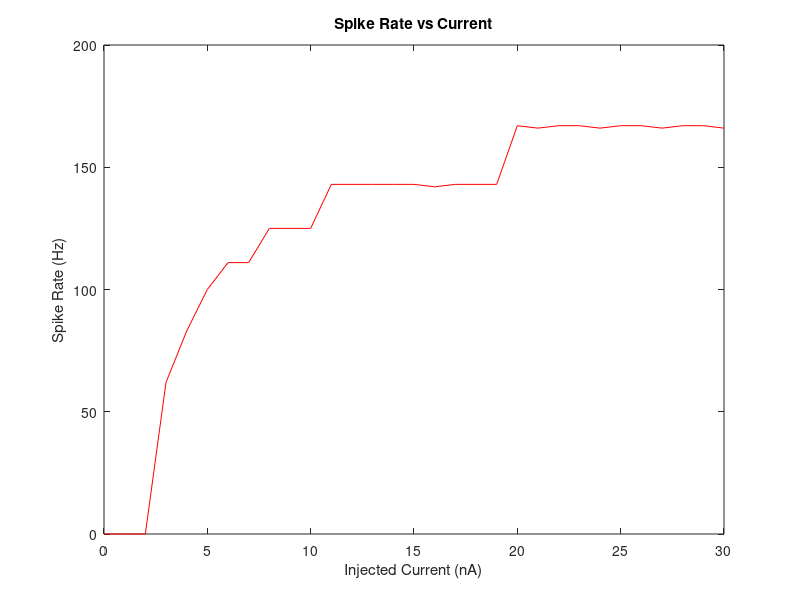

MATLAB code to generate this figure:
%%% Base code for an INF neuron model.  Starting place for HW assignment in ECE/BME 6790.
%%% Questions: crozell@gatech.edu
clear all;
clc;
%%% Initialize %%%

C = 1;   % membrane capacitance in nF
R = 10;  % total membrane resistance in MOhms
Vth = -50;  % spiking threshold in mV
Vsp = 50; % spike height in mV
El = -70;  %equilibrium potential in mV
Vre = El;  % reset potential in mV

% all times are in ms
Ttot = 1000;						% length of simulation
DT = 1;                         % integration time step
t=(0:DT:Ttot)';                 % time vector
v = zeros(length(t),1);         % voltage trace
v(1) = El;
tref = 4;
tcounter = tref;
% example current injection stimulus with constant value of 3 nA over the whole simulation
% sampling rate is DT (in ms)
Iin = 3*ones(1,length(t));
I = [];
S = [];
for i = 1:31
    I = [I; (i-1)*ones(1,length(t))];
end
%%% Simulate cell %%%
for i = 1:31
    Iin = I(i, :);
    spike = 0;
    for count=2:length(t);                 
    
    if tcounter <= tref                  % reset voltage if spike just occurred 
        v(count) = Vre;                    % after spike, cell will spend one sample at reset voltage before integration continues 
        tcounter = tcounter + 1;
    else                                
        dvdt = ((El-v(count-1))/R + Iin(count))/C;    % otherwise, evaluate ode using first order Euler method
        v(count) = v(count-1) + dvdt*DT;        
    end
    
    if(v(count) >= Vth)                    % check for threshold
        v(count) = Vsp;                    % if necessary, generate a spike
        tcounter = 0;
        spike = spike + 1;
    end
    
    end
    S = [S; spike];
end

%%%Offset
%%% Plot results %%%
tP = linspace(0,30,31);
plot(tP', S,'r-');
xlabel('Injected Current (nA)');
ylabel('Spike Rate (Hz)');
title('Spike Rate vs Current');

